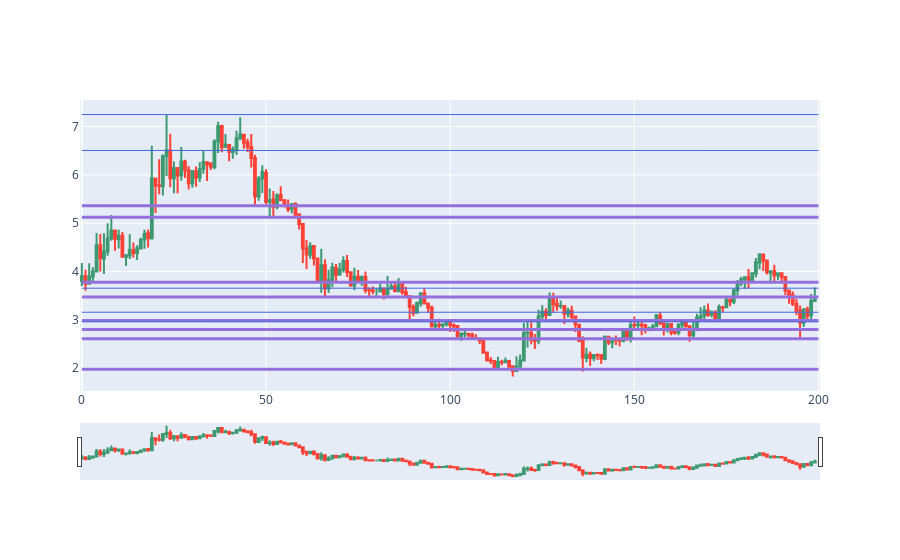

The notebook cell saved with this chart:
### Code cell
s = 0
e = 200
dfpl = df[s:e]
import plotly.graph_objects as go
from datetime import datetime
import matplotlib.pyplot as plt

fig = go.Figure(data=[go.Candlestick(x=dfpl.index,
                open=dfpl['Open'],
                high=dfpl['High'],
                low=dfpl['Low'],
                close=dfpl['Close'])])

c=0
while (1):
    if(c>len(plotlist1)-1 ):#or sr[c][0]>e
        break
    fig.add_shape(type='line', x0=s, y0=plotlist1[c],
                  x1=e,
                  y1=plotlist1[c],
                  line=dict(color="MediumPurple",width=3)
                  )
    c+=1

c=0
while (1):
    if(c>len(plotlist2)-1 ):#or sr[c][0]>e
        break
    fig.add_shape(type='line', x0=s, y0=plotlist2[c],
                  x1=e,
                  y1=plotlist2[c],
                  line=dict(color="RoyalBlue",width=1)
                  )
    c+=1    

fig.show()

### Figure 1 — Plotly figure (JSON) as saved in the notebook; plotly's stock layout.template omitted (floating-point values rounded to 4 significant figures; data arrays with more than 128 entries replaced by an {"elided": "..."} marker saying what was removed)
{"data": [{"close": {"elided": "200 float values"}, "high": {"elided": "200 float values"}, "low": {"elided": "200 float values"}, "open": {"elided": "200 float values"}, "type": "candlestick", "x": {"elided": "200 int values"}}], "layout": {"shapes": [{"line": {"color": "MediumPurple", "width": 3}, "type": "line", "x0": 0, "x1": 200, "y0": 1.978, "y1": 1.978}, {"line": {"color": "MediumPurple", "width": 3}, "type": "line", "x0": 0, "x1": 200, "y0": 2.608, "y1": 2.608}, {"line": {"color": "MediumPurple", "width": 3}, "type": "line", "x0": 0, "x1": 200, "y0": 2.804, "y1": 2.804}, {"line": {"color": "MediumPurple", "width": 3}, "type": "line", "x0": 0, "x1": 200, "y0": 2.989, "y1": 2.989}, {"line": {"color": "MediumPurple", "width": 3}, "type": "line", "x0": 0, "x1": 200, "y0": 3.475, "y1": 3.475}, {"line": {"color": "MediumPurple", "width": 3}, "type": "line", "x0": 0, "x1": 200, "y0": 3.777, "y1": 3.777}, {"line": {"color": "MediumPurple", "width": 3}, "type": "line", "x0": 0, "x1": 200, "y0": 5.123, "y1": 5.123}, {"line": {"color": "MediumPurple", "width": 3}, "type": "line", "x0": 0, "x1": 200, "y0": 5.36, "y1": 5.36}, {"line": {"color": "RoyalBlue", "width": 1}, "type": "line", "x0": 0, "x1": 200, "y0": 2.96, "y1": 2.96}, {"line": {"color": "RoyalBlue", "width": 1}, "type": "line", "x0": 0, "x1": 200, "y0": 3.159, "y1": 3.159}, {"line": {"color": "RoyalBlue", "width": 1}, "type": "line", "x0": 0, "x1": 200, "y0": 3.656, "y1": 3.656}, {"line": {"color": "RoyalBlue", "width": 1}, "type": "line", "x0": 0, "x1": 200, "y0": 6.506, "y1": 6.506}, {"line": {"color": "RoyalBlue", "width": 1}, "type": "line", "x0": 0, "x1": 200, "y0": 7.249, "y1": 7.249}]}}
